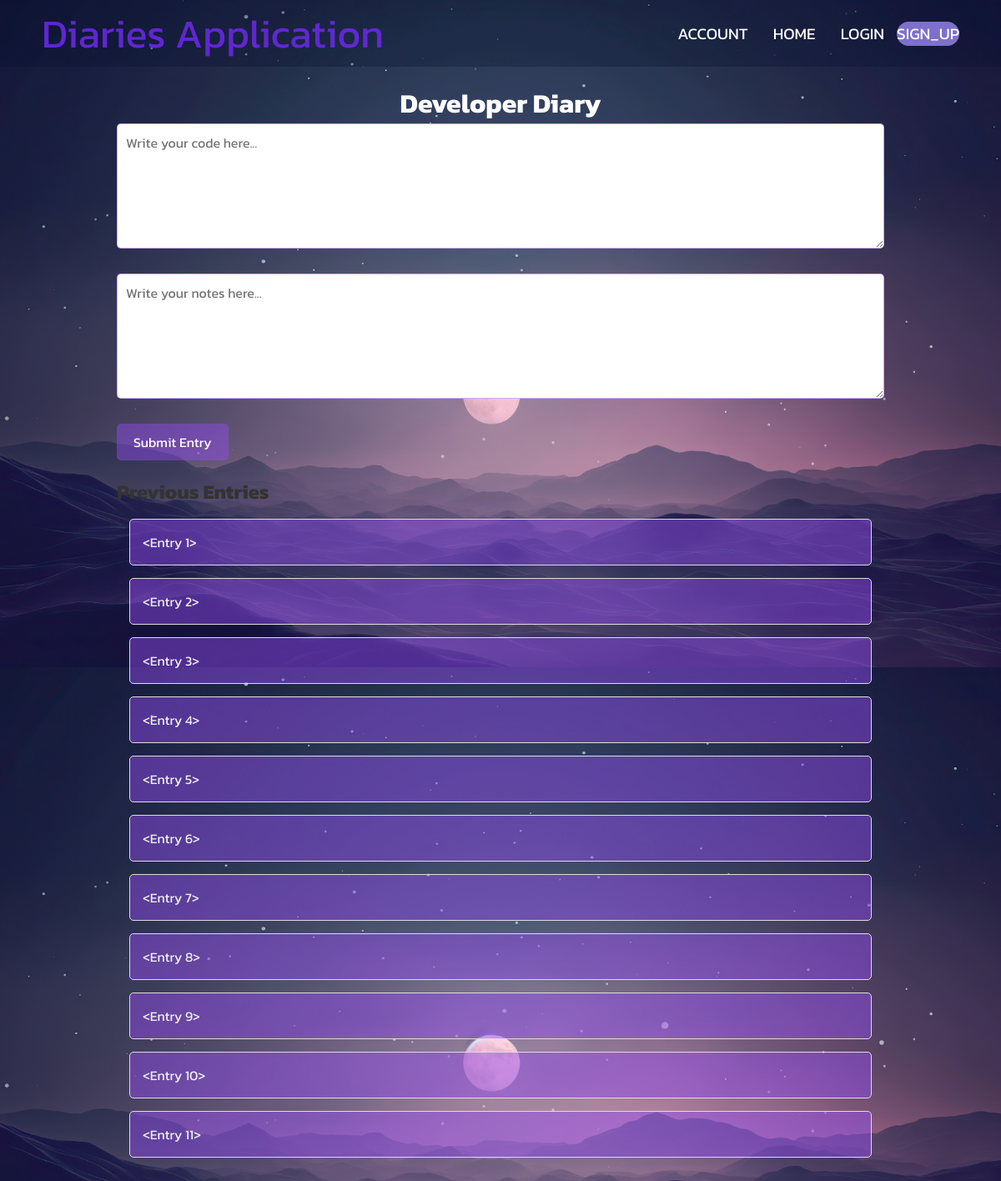
The app's page /DEVELOPER_DIARIES.html with its own data.
### main.py (models this page shows)
class Entry(db.Model):
    entrieid = db.Column("entrieid", db.Integer, primary_key=True)
    content = db.Column("content", db.String(500), nullable=False)
    date_posted = db.Column("date_posted", db.DateTime, default=datetime.utcnow)
    developer_name = db.Column("developer_name", db.String(200), nullable=False)
    def __repr__(self):
        return '<Entry %r>' % self.entrieid

### main.py (the view)
@app.route("/DEVELOPER_DIARIES.html")
def diaries():
    entries = Entry.query.all()
    return render_template("DEVELOPER_DIARIES.html", entries=entries)

### templates/DEVELOPER_DIARIES.html (shortened to what this page needs)
<!DOCTYPE html>
<html lang="en">
<head>
    <link rel="stylesheet" href="{{ url_for('static', filename='css/style.css') }}">
</head>
<body>
    <nav class="navbar">
        <div class="navbar__container">
            <a href="/" id="navbar__logo">Diaries Application</a>
            <ul class="navbar__menu">
                <li class="navbar__item">
                    <a href="account.html" class="navbar__links">
                        ACCOUNT
                    </a>
                </li>
                <li class="navbar__item">
                    <a href="index.html" class="navbar__links">
                        HOME
                    </a>
                </li>
                <li class="navbar__item">
                    <a href="LOGIN.html" class="navbar__links">
                        LOGIN
                    </a>
                </li>
                <li class="navbar__btn">
                    <a href="signup.html" class="button">
                        SIGN_UP
                    </a>
                </li>
            </ul>
        </div>
    </nav>
    <div class="container">
        <h1>Developer Diary</h1>
        <form action="/submit" method="POST">
            <textarea name="code_entry" placeholder="Write your code here..."></textarea>
            <br><br>
            <textarea name="note_entry" placeholder="Write your notes here..."></textarea>
            <br><br>
            <button type="submit">Submit Entry</button>
        </form>
        <h2>Previous Entries</h2>
        <div>
            {% for entry in entries %}
                <div class="diary-entry">
                    <p>{{ entry }}</p>
                </div>
            {% endfor %}
        </div>
    </div>
</body>
</html>

### static/css/style.css (style rules this page uses)
* { box-sizing: border-box; margin: 0; padding: 0; font-family:"Kanit", serif; }
body { background-image: url('simple-space-backgrounds-3840x2160-moon-stars-night-sky-26298.jpg'); background-size: cover; background-position: center center; background-repeat: none; margin: 0; height: 100vh; }
.navbar { background: #030d2c44; height: 80px; display: flex; justify-content: center; align-items: center; font-size: 1.2rem; position: sticky; top: 0; z-index: 999; }
.navbar__container { display: flex; justify-content: space-between; height: 80px; align-items: center; width: 100%; max-width: 1300px; margin: 0 auto; padding: 0 50px; }
#navbar__logo { font-size: 3rem; background-color: #6d2ae9da; background-image: -webkit-linear-gradient(to top, #420f7c 50%, #975bc9 100%); background-size: 100%; -webkit-background-clip: text; -moz-background-clip: text; -webkit-text-fill-color: transparent; -moz-text-fill-color: transparent; text-decoration: none; cursor: pointer; flex-grow: 0; flex-shrink: 0; margin: 0; padding: 0; display: flex; align-items: center; }
.navbar__menu { display: flex; align-items: center; list-style: none; text-align: center; }
.navbar__item { margin: 0 15px; }
.navbar__links { text-decoration: none; color: white; font-size: 1.2rem; transition: color 0.3s ease; }
.navbar__btn { background-color: #9f8bf6c5; text-decoration-color: #ffffff; border-radius: 1rem; border: none; outline: none; }
.navbar__btn .button { color: white; text-decoration: none; }
.diary-entry { background-color: rgba(0, 0, 0, 0.6); color: #f0f0f0; padding: 15px; margin: 15px; border-radius: 8px; }
.diary-entry p { margin-bottom: 10px; }

### templates/DEVELOPER_DIARIES.html (style rules this page uses)
body { font-family: Arial, sans-serif; background-color: #a114e829; color: #333; margin: 0; padding: 0; }
.container { width: 80%; margin: 0 auto; padding: 20px; }
h1 { text-align: center; color: #ffffff; }
form { margin-bottom: 20px; }
textarea { width: 100%; height: 150px; padding: 10px; font-size: 16px; border: 1px solid #914bed78; border-radius: 5px; }
button { padding: 10px 20px; font-size: 16px; background-color: #914bed78; color: white; border: none; border-radius: 5px; cursor: pointer; }
.diary-entry { background-color: #914bed78; padding: 15px; margin-bottom: 10px; border: 1px solid #ddd; border-radius: 5px; }
.diary-entry p { margin: 0; }

### records on screen
Entry: entrieid "<Entry 1>"
Entry: entrieid "<Entry 2>"
Entry: entrieid "<Entry 3>"
Entry: entrieid "<Entry 4>"
Entry: entrieid "<Entry 5>"
Entry: entrieid "<Entry 6>"
Entry: entrieid "<Entry 7>"
Entry: entrieid "<Entry 8>"
Entry: entrieid "<Entry 9>"
Entry: entrieid "<Entry 10>"
Entry: entrieid "<Entry 11>"
